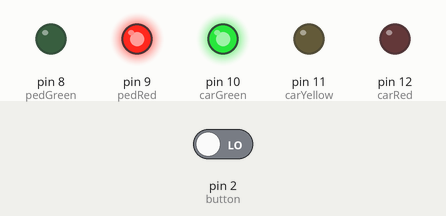
Recording of a sketch running on a simulated Arduino Uno, built with avr-gcc and run on an emulated ATmega328P. On the bench: output pins drawn as LEDs (lit = HIGH). The test bench sets the inputs (shaded band); at power-on: pin 2 (button) LOW.

Above: at 4.2 s.
4.3 s: pin 2 (button) driven LOW
5.8 s: pin 2 (button) driven HIGH
At 6.1 s:
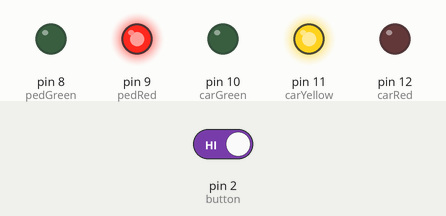
At 9.6 s:
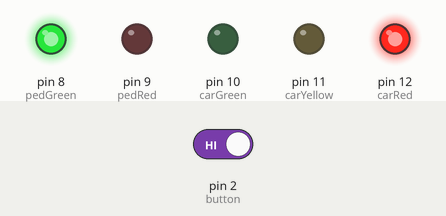
Timing chart, 0 to 16.3 s (numbered marks = the images above; inputs shaded):
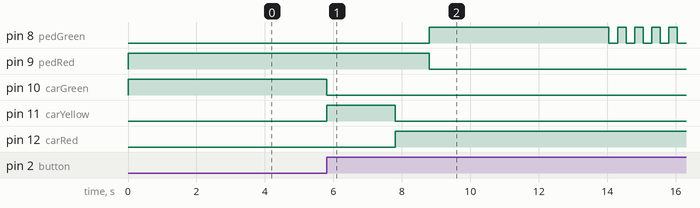

Measured:
- after the input at 4.3 s, every drawn part: stays the same
- after the input at 5.8 s, pin 8 (pedGreen): LOW → HIGH after 3.0 s, then repeats every 0.50 s: LOW 0.25 s, HIGH 0.25 s; pin 9 (pedRed): HIGH → LOW after 3.0 s; pin 10 (carGreen): HIGH → LOW at once; pin 11 (carYellow): LOW → HIGH at once, → LOW 2.0 s later; pin 12 (carRed): LOW → HIGH after 2.0 s

The sketch:

interactive_traffic_light1.ino
```cpp
// Interactive Traffic Lights

int carRed = 12; // To assign the car lights
int carYellow = 11;
int carGreen = 10;
int pedRed = 9; // To assign the pedestrian lights
int pedGreen = 8;
int button = 2; // Tactile button pin
int crossTime = 5000; // time allowed to cross

unsigned long changeTime; // time since button pressed
void setup() {
pinMode(carRed, OUTPUT);
pinMode(carYellow, OUTPUT);
pinMode(carGreen, OUTPUT);
pinMode(pedRed, OUTPUT);
pinMode(pedGreen, OUTPUT);
pinMode(button, INPUT); // button on pin 2
// turn on the green light
digitalWrite(carGreen, HIGH);
digitalWrite(pedRed, HIGH);
}
void loop() {
int state = digitalRead(button);
/* check if button is pressed and it is
over 5 seconds since last button press */
if (state == HIGH && (millis() - changeTime) > 5000) {
// Call the function to change the lights
changeLights();
Serial.print(state);
}
}
void changeLights() {
digitalWrite(carGreen, LOW); // green off
digitalWrite(carYellow, HIGH); // yellow on
delay(2000); // wait 2 seconds
digitalWrite(carYellow, LOW); // yellow off
digitalWrite(carRed, HIGH); // red on
delay(1000); // wait 1 second till its safe
digitalWrite(pedRed, LOW); // ped red off
digitalWrite(pedGreen, HIGH); // ped green on
delay(crossTime); // wait for preset time period
// flash the ped green
for (int x=0; x<10; x++) {
digitalWrite(pedGreen, HIGH);
delay(250);
digitalWrite(pedGreen, LOW);
delay(250);
}
// turn ped red on
digitalWrite(pedRed, HIGH);
delay(500);
digitalWrite(carYellow, HIGH); // Yellow will switch on
digitalWrite(carRed, LOW); // red will switch off
delay(1000);
digitalWrite(carGreen, HIGH);
digitalWrite(carYellow, LOW); // Yellow will switch off

// record the time since last change of lights
changeTime = millis();

// Retun / Loop
}
```
